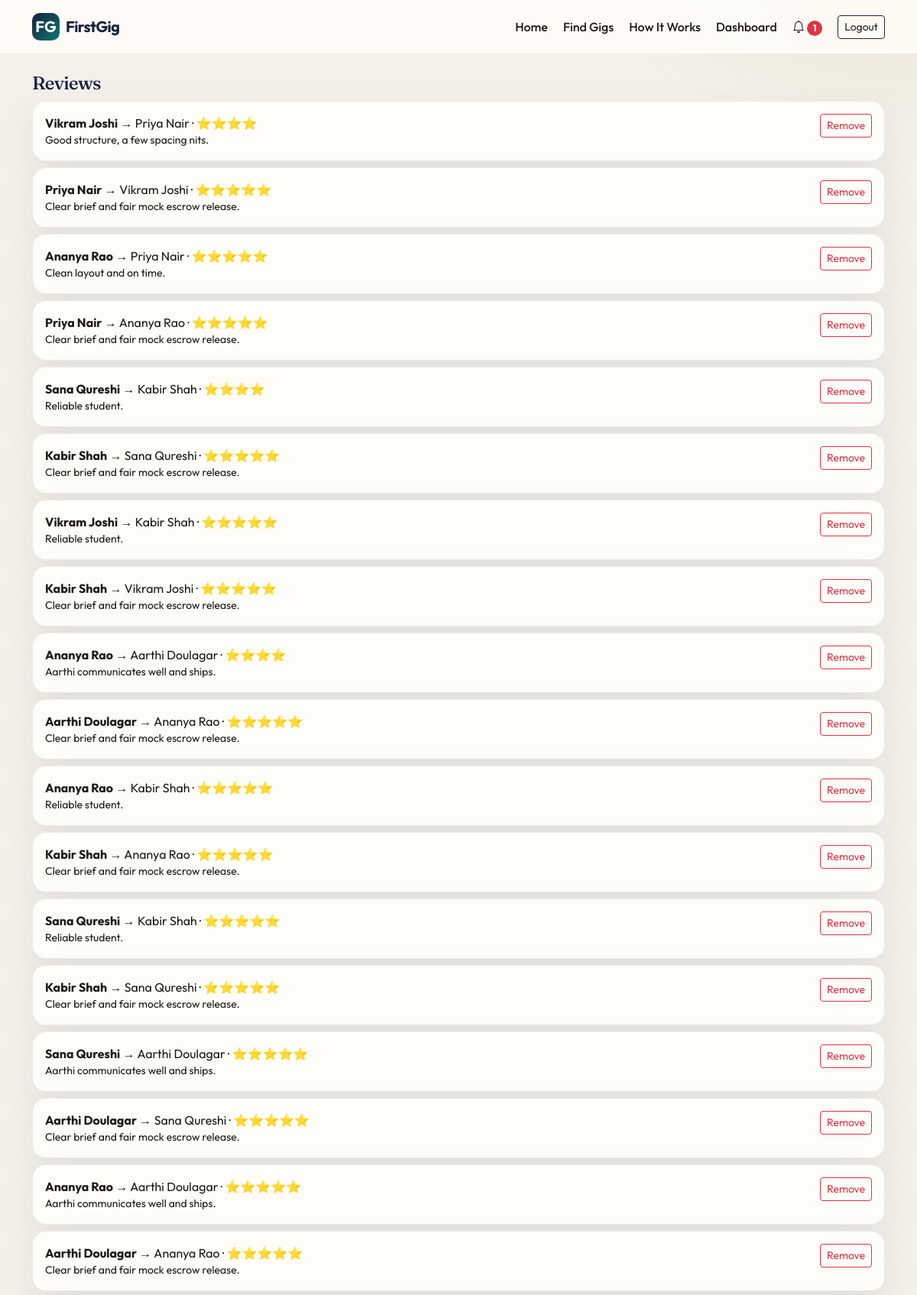
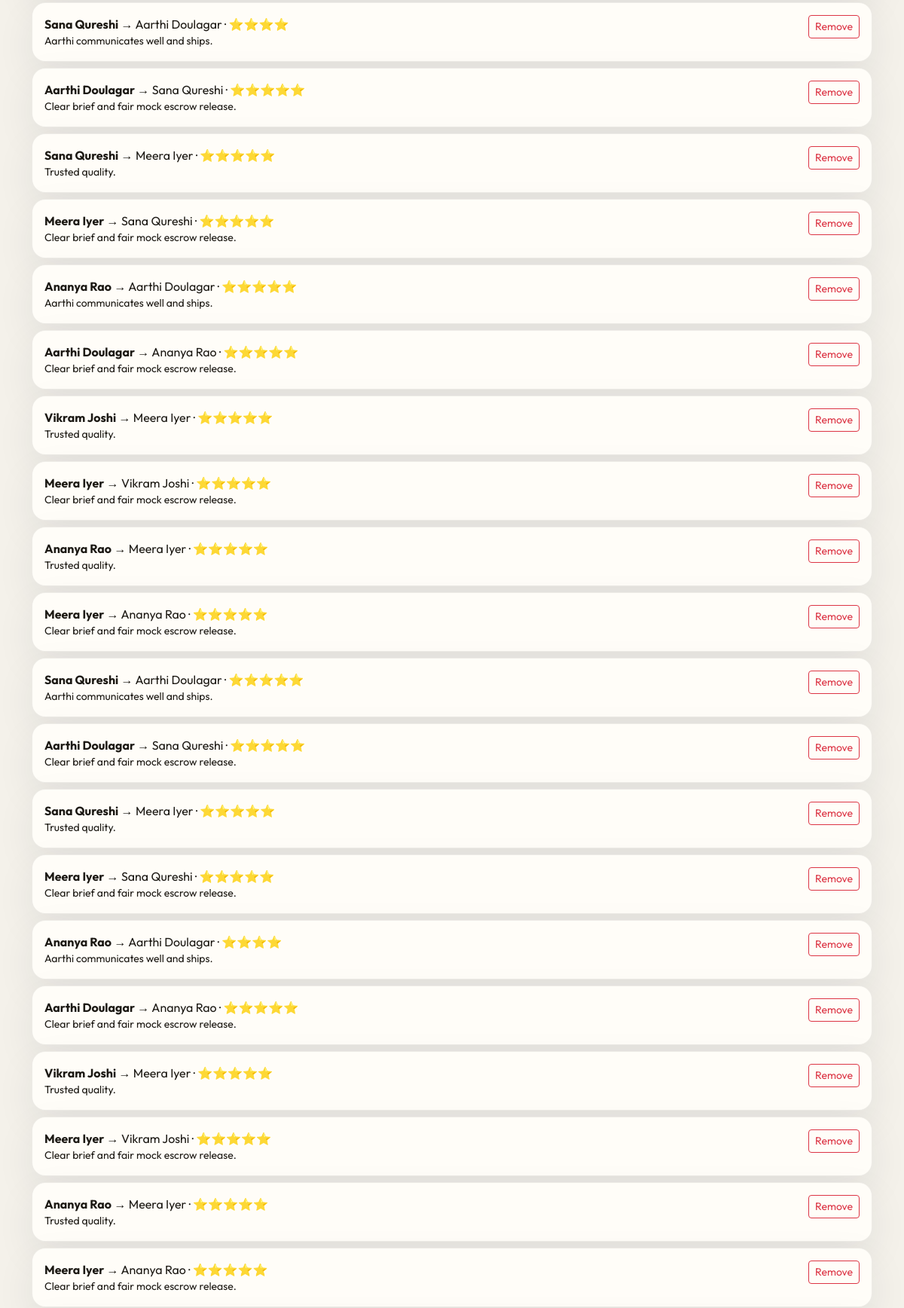
/admin/reviews (signed in, upper part), run on the app's committed database (2 pictures, top to bottom).
### FIRSTGIG/models.py (models this page shows, shortened)
class Review(db.Model):
    __tablename__ = "reviews"
    id = db.Column(db.Integer, primary_key=True)
    project_id = db.Column(db.Integer, db.ForeignKey("projects.id"), nullable=False)
    reviewer_id = db.Column(db.Integer, db.ForeignKey("users.id"), nullable=False)
    reviewed_user_id = db.Column(db.Integer, db.ForeignKey("users.id"), nullable=False)
    rating = db.Column(db.Integer, nullable=False)
    comment = db.Column(db.Text, nullable=False)
    created_at = db.Column(db.DateTime, default=datetime.utcnow)
    reviewer = db.relationship("User", foreign_keys=[reviewer_id])
    reviewed_user = db.relationship("User", foreign_keys=[reviewed_user_id])
    __table_args__ = (db.UniqueConstraint("project_id", "reviewer_id", name="uq_review_once"),)

class User(UserMixin, db.Model):
    __tablename__ = "users"
    id = db.Column(db.Integer, primary_key=True)
    name = db.Column(db.String(120), nullable=False)
    email = db.Column(db.String(180), unique=True, nullable=False, index=True)
    password_hash = db.Column(db.String(255), nullable=False)
    role = db.Column(db.String(20), nullable=False, index=True)  # student | client | admin
    is_active_account = db.Column(db.Boolean, default=True)
    created_at = db.Column(db.DateTime, default=datetime.utcnow)
    student_profile = db.relationship("StudentProfile", backref="user", uselist=False, cascade="all, delete-orphan")
    client_profile = db.relationship("ClientProfile", backref="user", uselist=False, cascade="all, delete-orphan")
    notifications = db.relationship("Notification", backref="user", lazy="dynamic", cascade="all, delete-orphan")
    def is_student(self):
        return self.role == "student"
    def is_client(self):
        return self.role == "client"
    @property
    def is_active(self):
        return bool(self.is_active_account)

### FIRSTGIG/routes/admin.py (the view)
@admin_bp.route("/reviews")
@login_required
@role_required("admin")
def reviews_list():
    reviews = Review.query.order_by(Review.created_at.desc()).all()
    return render_template("admin/reviews.html", reviews=reviews)

### FIRSTGIG/services/notify.py (called while the page is built)
def mark_overdue_projects():
    open_statuses = ("IN_PROGRESS", "ASSIGNED", "SUBMITTED")
    projects = Project.query.filter(Project.status.in_(open_statuses)).all()
    changed = 0
    for p in projects:
        if p.deadline and p.deadline < datetime.utcnow().date():
            if p.status != "OVERDUE":
                p.status = "OVERDUE"
                notify(p.student_id, f"Project #{p.id} is overdue.", f"/projects/{p.id}")
                notify(p.client_id, f"Project #{p.id} is overdue.", f"/projects/{p.id}")
                changed += 1
    if changed:
        db.session.commit()
    return changed

### FIRSTGIG/templates/admin/reviews.html (shortened to what this page needs)
{% extends "base.html" %}
{% block content %}
<h1 class="page-title h4">Reviews</h1>
{% for r in reviews %}
<div class="card-fg p-3 mb-2 d-flex justify-content-between">
  <div>
    <strong>{{ r.reviewer.name }}</strong> → {{ r.reviewed_user.name }} · {{ '⭐' * r.rating }}
    <div class="small">{{ r.comment }}</div>
  </div>
  <form method="post" action="{{ url_for('admin.remove_review', review_id=r.id) }}">
    <button class="btn btn-sm btn-outline-danger" data-confirm="Remove this review?">Remove</button>
  </form>
</div>
{% endfor %}
{% endblock %}

### FIRSTGIG/static/css/style.css (style rules this page uses)
:root { --bg: #f4f1ea; --bg-2: #fffdf8; --ink: #1c1914; --muted: #6b6458; --line: rgba(28, 25, 20, 0.08); --teal: #0f766e; --teal-2: #14b8a6; --gold: #c4a35a; --navy: #14213d; --coral: #c45c26; --ok: #15803d; --warn: #b45309; --bad: #b91c1c; --shadow: 0 18px 50px rgba(20, 33, 61, 0.08); --radius: 18px; --font: "Outfit", system-ui, sans-serif; --serif: "Fraunces", Georgia, serif; }
* { box-sizing: border-box; }
html, body { margin: 0; padding: 0; }
body { font-family: var(--font); color: var(--ink); background: radial-gradient(1200px 500px at 10% -10%, rgba(20, 184, 166, 0.12), transparent 50%), radial-gradient(900px 400px at 100% 0%, rgba(196, 163, 90, 0.14), transparent 45%), var(--bg); min-height: 100vh; }
.card-fg { background: var(--bg-2); border: 1px solid var(--line); border-radius: var(--radius); box-shadow: var(--shadow); }
.page-title { font-family: var(--serif); letter-spacing: -0.03em; color: var(--navy); }

### data on the page
Review: reviewer.name "Vikram Joshi", reviewed_user.name "Priya Nair", rating "⭐⭐⭐⭐", comment "Good structure, a few spacing nits."
Review: reviewer.name "Priya Nair", reviewed_user.name "Vikram Joshi", rating "⭐⭐⭐⭐⭐", comment "Clear brief and fair mock escrow release."
Review: reviewer.name "Ananya Rao", reviewed_user.name "Priya Nair", rating "⭐⭐⭐⭐⭐", comment "Clean layout and on time."
Review: reviewer.name "Priya Nair", reviewed_user.name "Ananya Rao", rating "⭐⭐⭐⭐⭐", comment "Clear brief and fair mock escrow release."
Review: reviewer.name "Sana Qureshi", reviewed_user.name "Kabir Shah", rating "⭐⭐⭐⭐", comment "Reliable student."
Review: reviewer.name "Kabir Shah", reviewed_user.name "Sana Qureshi", rating "⭐⭐⭐⭐⭐", comment "Clear brief and fair mock escrow release."
Review: reviewer.name "Vikram Joshi", reviewed_user.name "Kabir Shah", rating "⭐⭐⭐⭐⭐", comment "Reliable student."
Review: reviewer.name "Kabir Shah", reviewed_user.name "Vikram Joshi", rating "⭐⭐⭐⭐⭐", comment "Clear brief and fair mock escrow release."
Review: reviewer.name "Ananya Rao", reviewed_user.name "Aarthi Doulagar", rating "⭐⭐⭐⭐", comment "Aarthi communicates well and ships."
Review: reviewer.name "Aarthi Doulagar", reviewed_user.name "Ananya Rao", rating "⭐⭐⭐⭐⭐", comment "Clear brief and fair mock escrow release."
Review: reviewer.name "Ananya Rao", reviewed_user.name "Kabir Shah", rating "⭐⭐⭐⭐⭐", comment "Reliable student."
Review: reviewer.name "Kabir Shah", reviewed_user.name "Ananya Rao", rating "⭐⭐⭐⭐⭐", comment "Clear brief and fair mock escrow release."
Review: reviewer.name "Sana Qureshi", reviewed_user.name "Kabir Shah", rating "⭐⭐⭐⭐⭐", comment "Reliable student."
Review: reviewer.name "Kabir Shah", reviewed_user.name "Sana Qureshi", rating "⭐⭐⭐⭐⭐", comment "Clear brief and fair mock escrow release."
Review: reviewer.name "Sana Qureshi", reviewed_user.name "Aarthi Doulagar", rating "⭐⭐⭐⭐⭐", comment "Aarthi communicates well and ships."
Review: reviewer.name "Aarthi Doulagar", reviewed_user.name "Sana Qureshi", rating "⭐⭐⭐⭐⭐", comment "Clear brief and fair mock escrow release."
Review: reviewer.name "Ananya Rao", reviewed_user.name "Aarthi Doulagar", rating "⭐⭐⭐⭐⭐", comment "Aarthi communicates well and ships."
Review: reviewer.name "Aarthi Doulagar", reviewed_user.name "Ananya Rao", rating "⭐⭐⭐⭐⭐", comment "Clear brief and fair mock escrow release."
Review: reviewer.name "Sana Qureshi", reviewed_user.name "Aarthi Doulagar", rating "⭐⭐⭐⭐", comment "Aarthi communicates well and ships."
Review: reviewer.name "Aarthi Doulagar", reviewed_user.name "Sana Qureshi", rating "⭐⭐⭐⭐⭐", comment "Clear brief and fair mock escrow release."
Review: reviewer.name "Sana Qureshi", reviewed_user.name "Meera Iyer", rating "⭐⭐⭐⭐⭐", comment "Trusted quality."
Review: reviewer.name "Meera Iyer", reviewed_user.name "Sana Qureshi", rating "⭐⭐⭐⭐⭐", comment "Clear brief and fair mock escrow release."
Review: reviewer.name "Ananya Rao", reviewed_user.name "Aarthi Doulagar", rating "⭐⭐⭐⭐⭐", comment "Aarthi communicates well and ships."
Review: reviewer.name "Aarthi Doulagar", reviewed_user.name "Ananya Rao", rating "⭐⭐⭐⭐⭐", comment "Clear brief and fair mock escrow release."
Review: reviewer.name "Vikram Joshi", reviewed_user.name "Meera Iyer", rating "⭐⭐⭐⭐⭐", comment "Trusted quality."
Review: reviewer.name "Meera Iyer", reviewed_user.name "Vikram Joshi", rating "⭐⭐⭐⭐⭐", comment "Clear brief and fair mock escrow release."
Review: reviewer.name "Ananya Rao", reviewed_user.name "Meera Iyer", rating "⭐⭐⭐⭐⭐", comment "Trusted quality."
Review: reviewer.name "Meera Iyer", reviewed_user.name "Ananya Rao", rating "⭐⭐⭐⭐⭐", comment "Clear brief and fair mock escrow release."
Review: reviewer.name "Sana Qureshi", reviewed_user.name "Aarthi Doulagar", rating "⭐⭐⭐⭐⭐", comment "Aarthi communicates well and ships."
Review: reviewer.name "Aarthi Doulagar", reviewed_user.name "Sana Qureshi", rating "⭐⭐⭐⭐⭐", comment "Clear brief and fair mock escrow release."
Review: reviewer.name "Sana Qureshi", reviewed_user.name "Meera Iyer", rating "⭐⭐⭐⭐⭐", comment "Trusted quality."
Review: reviewer.name "Meera Iyer", reviewed_user.name "Sana Qureshi", rating "⭐⭐⭐⭐⭐", comment "Clear brief and fair mock escrow release."
Review: reviewer.name "Ananya Rao", reviewed_user.name "Aarthi Doulagar", rating "⭐⭐⭐⭐", comment "Aarthi communicates well and ships."
Review: reviewer.name "Aarthi Doulagar", reviewed_user.name "Ananya Rao", rating "⭐⭐⭐⭐⭐", comment "Clear brief and fair mock escrow release."
Review: reviewer.name "Vikram Joshi", reviewed_user.name "Meera Iyer", rating "⭐⭐⭐⭐⭐", comment "Trusted quality."
Review: reviewer.name "Meera Iyer", reviewed_user.name "Vikram Joshi", rating "⭐⭐⭐⭐⭐", comment "Clear brief and fair mock escrow release."
Review: reviewer.name "Ananya Rao", reviewed_user.name "Meera Iyer", rating "⭐⭐⭐⭐⭐", comment "Trusted quality."
Review: reviewer.name "Meera Iyer", reviewed_user.name "Ananya Rao", rating "⭐⭐⭐⭐⭐", comment "Clear brief and fair mock escrow release."

### other printed values
{{ unread_count }} "1"
